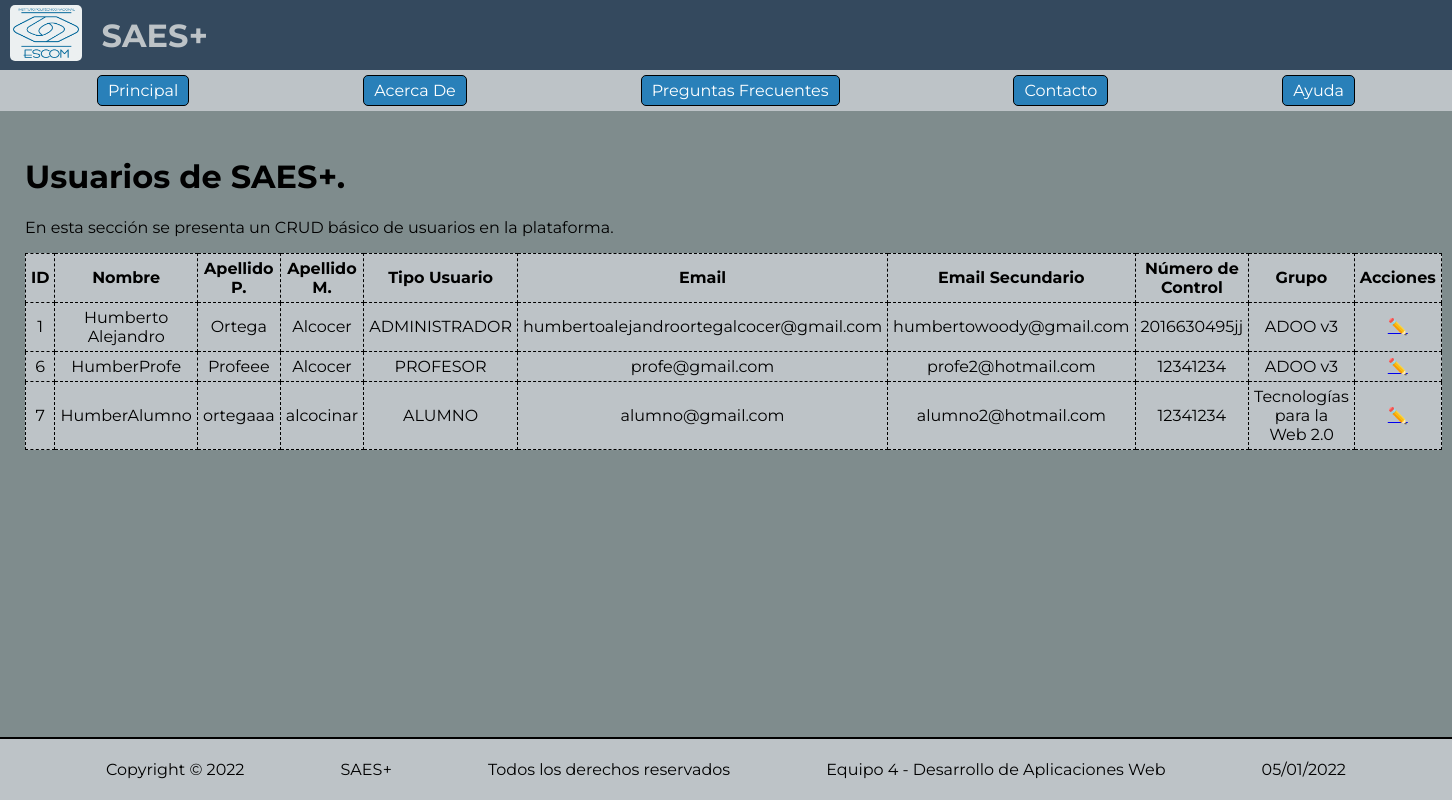
Screenshot of /profesor/usuarios.php with the database file from the repository.
### tables this page shows
CREATE TABLE `usuarios` (
  `id` int NOT NULL AUTO_INCREMENT,
  `nombre` varchar(100) NOT NULL,
  `ap_pat` varchar(100) DEFAULT NULL,
  `ap_mat` varchar(100) DEFAULT NULL,
  `correo_principal` varchar(100) NOT NULL,
  `correo_secundario` varchar(100) DEFAULT NULL,
  `tipo_usuario` varchar(100) NOT NULL DEFAULT 'ALUMNO',
  `numero_identificador` varchar(100) DEFAULT NULL,
  `password` varchar(100) NOT NULL,
  `id_grupo` int DEFAULT NULL,
  PRIMARY KEY (`id`)
);

CREATE TABLE `grupos` (
  `id` int NOT NULL AUTO_INCREMENT,
  `nombre` varchar(100) NOT NULL,
  PRIMARY KEY (`id`)
);

### src/usuario/db_usuario.php (called while the page is built, shortened)
<?php
include_once(dirname(dirname(dirname(__FILE__))) . "/src/db.php");
include_once(dirname(dirname(dirname(__FILE__))) . "/src/grupo/servicio_grupo.php");
class DBUsuario
{
  private $conexion;
  public function __construct()
  {
    $claseConexion = new Conexion();
    $this->conexion = $claseConexion->obtenerConexion();
  }
  private function fila_a_modelo($fila_usuario)
  {
    $usuario = new Usuario();
    $usuario->id = $fila_usuario["id"];
    $usuario->nombre = $fila_usuario["nombre"];
    $usuario->ap_pat = $fila_usuario["ap_pat"];
    $usuario->ap_mat = $fila_usuario["ap_mat"];
    $usuario->tipo_usuario = $fila_usuario["tipo_usuario"];
    $usuario->correo_principal = $fila_usuario["correo_principal"];
    $usuario->correo_secundario = $fila_usuario["correo_secundario"];
    $usuario->numero_identificador = $fila_usuario["numero_identificador"];
    $usuario->password = $fila_usuario["password"];
    $usuario->id_grupo = $fila_usuario["id_grupo"];
    if ($usuario->id_grupo != null) {
      $servicio_grupo = new ServicioGrupo();
      $usuario->grupo = $servicio_grupo->obtenerGrupoPorID($usuario->id_grupo);
    }
    return $usuario;
  }
  public function obtener_todos()
  {
    $consulta = "SELECT * FROM usuarios";
    $resultado = $this->conexion->query($consulta);
    $usuarios = array();
    while ($fila = $resultado->fetch_assoc()) {
      $usuarios[] = $this->fila_a_modelo($fila);
    }
    return $usuarios;
  }
}

### src/db.php (called while the page is built, shortened)
<?php
class Conexion
{
  private $db_con;
  public function __construct()
  {
    $this->db_con = new mysqli(Config::$db_host, Config::$db_user, Config::$db_pass, Config::$db_name);
  }
  public function obtenerConexion()
  {
    return $this->db_con;
  }
}

### src/usuario/servicio_usuario.php (called while the page is built, shortened)
<?php
include_once(dirname(dirname(dirname(__FILE__))) . "/src/usuario/db_usuario.php");
class ServicioUsuario
{
  private $db_usuario;
  public function __construct()
  {
    $this->db_usuario = new DBUsuario();
  }
  public function obtenerUsuarios()
  {
    return $this->db_usuario->obtener_todos();
  }
}

### src/grupo/db_grupo.php (called while the page is built, shortened)
<?php
include_once(dirname(dirname(dirname(__FILE__))) . "/src/db.php");
class DBGrupo
{
  private $conexion;
  public function __construct()
  {
    $claseConexion = new Conexion();
    $this->conexion = $claseConexion->obtenerConexion();
  }
  private function fila_a_modelo($fila_grupo)
  {
    $grupo = new Grupo();
    $grupo->id = $fila_grupo["id"];
    $grupo->nombre = $fila_grupo["nombre"];
    return $grupo;
  }
  public function obtenerGrupoPorID($id_grupo)
  {
    $consulta = "SELECT * FROM grupos WHERE id = " . $id_grupo . ";";
    $resultado = $this->conexion->query($consulta);
    return $this->fila_a_modelo($resultado->fetch_assoc());
  }
}

### src/grupo/servicio_grupo.php (called while the page is built, shortened)
<?php
include_once(dirname(dirname(dirname(__FILE__))) . "/src/grupo/db_grupo.php");
class ServicioGrupo
{
  private $db_grupo;
  public function __construct()
  {
    $this->db_grupo = new DBGrupo();
  }
  public function obtenerGrupoPorID($id_grupo)
  {
    $grupo = $this->db_grupo->obtenerGrupoPorID($id_grupo);
    return $grupo;
  }
}

### profesor/usuarios.php (the view, shortened to what this page needs)
<?php
require_once(dirname(dirname(__FILE__)) . '/src/componentes_ui/encabezado.php');
require_once(dirname(dirname(__FILE__)) . '/src/usuario/servicio_usuario.php');
$servicio = new ServicioUsuario();
$usuarios = $servicio->obtenerUsuarios();
?>
<link rel="stylesheet" href="/assets/css/usuarios.css">
<div id="usuarios">
  <h1>Usuarios de <?php echo Config::$nombre_proyecto; ?>.</h1>
  <p>
    En esta sección se presenta un CRUD básico de usuarios en la plataforma.
  </p>
  <div class="tabla-usuarios">
    <table>
      <thead>
        <tr>
          <th>ID</th>
          <th>Nombre</th>
          <th>Apellido P.</th>
          <th>Apellido M.</th>
          <th>Tipo Usuario</th>
          <th>Email</th>
          <th>Email Secundario</th>
          <th>Número de Control</th>
          <th>Grupo</th>
          <th>Acciones</th>
        </tr>
      </thead>
      <tbody>
        <?php
        foreach ($usuarios as $usuario) {
        ?>
          <tr>
            <td><?php echo $usuario->id; ?></td>
            <td><?php echo $usuario->nombre; ?></td>
            <td><?php echo $usuario->ap_pat; ?></td>
            <td><?php echo $usuario->ap_mat; ?></td>
            <td><?php echo $usuario->tipo_usuario; ?></td>
            <td><?php echo $usuario->correo_principal; ?></td>
            <td><?php echo $usuario->correo_secundario; ?></td>
            <td><?php echo $usuario->numero_identificador; ?></td>
            <td><?php echo $usuario->grupo->nombre; ?></td>
            <td class="acciones">
              <a href="/profesor/formulario-usuario.php?id=<?php echo $usuario->id; ?>">✏️</a>
            </td>
          </tr>
        <?php
        }
        ?>
      </tbody>
    </table>
  </div>
</div>
<?php require_once(dirname(dirname(__FILE__)) . '/src/componentes_ui/pie_de_pagina.php'); ?>

### assets/css/general.css (style rules this page uses)
html, body { height: 100%; width: 100%; font-family: "Montserrat", sans-serif; border: 0; margin: 0; display: flex; flex-direction: column; align-items: stretch; flex-shrink: 0; }

### assets/css/usuarios.css (style rules this page uses)
#usuarios { flex-grow: 1; background-color: #7f8c8d; padding: 25px; }
.tabla-usuarios { text-align: center; }
.tabla-usuarios > table, th, td { padding: 5px; border: 1px dashed black; }
table { background-color: #bdc3c7; border-collapse: collapse; }
.acciones { text-align: center; }

### rows the page displays
usuarios: id "1", nombre "Humberto Alejandro", ap_pat "Ortega", ap_mat "Alcocer", tipo_usuario "ADMINISTRADOR", correo_principal "humbertoalejandroortegalcocer@gmail.com", correo_secundario "humbertowoody@gmail.com", numero_identificador "2016630495jj", id_grupo.nombre "ADOO v3"
usuarios: id "6", nombre "HumberProfe", ap_pat "Profeee", ap_mat "Alcocer", tipo_usuario "PROFESOR", correo_principal "profe@gmail.com", correo_secundario "profe2@hotmail.com", numero_identificador "12341234", id_grupo.nombre "ADOO v3"
usuarios: id "7", nombre "HumberAlumno", ap_pat "ortegaaa", ap_mat "alcocinar", tipo_usuario "ALUMNO", correo_principal "alumno@gmail.com", correo_secundario "alumno2@hotmail.com", numero_identificador "12341234", id_grupo.nombre "Tecnologías para la Web 2.0"

### other values shown
Config::$nombre_proyecto "SAES+"
